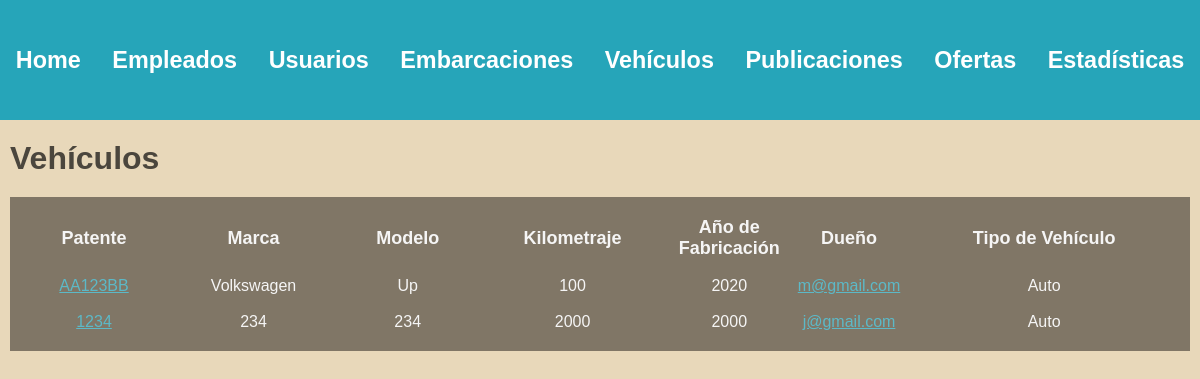
/administrador/vehiculos/ (signed in), run on an earlier commit of the app's database.
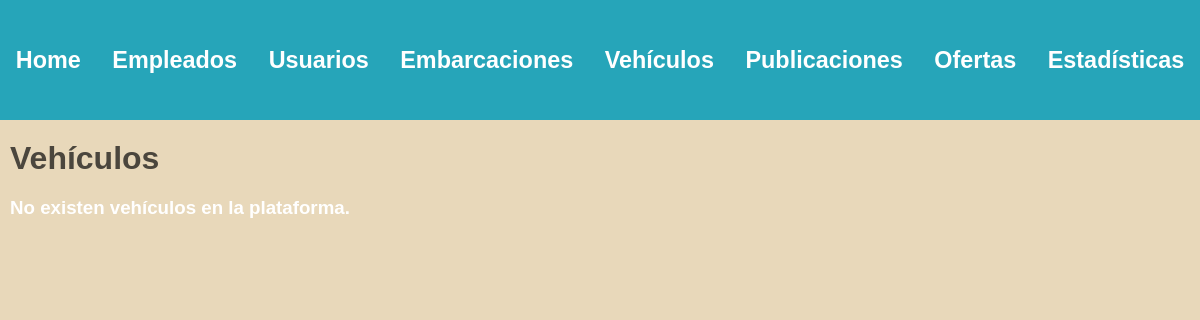
And on a later commit of the database.
### vehiculos/models.py (models this page shows)
class Vehiculo(models.Model):
    patente = models.CharField(max_length=100, unique=True)
    marca = models.CharField(max_length=100)
    modelo = models.CharField(max_length=100)
    tipo = models.ForeignKey(TipoVehiculo, on_delete=models.SET_NULL, null=True)
    año_fabricacion = models.DecimalField(max_digits=4, decimal_places=0, default=2000)
    kilometraje = models.DecimalField(max_digits=10, decimal_places=0, default=0)
    dueño = models.ForeignKey(Usuario, on_delete=models.CASCADE)

class TipoVehiculo(models.Model):
    clase = models.CharField(max_length=50, unique=True)

### usuarios/models.py (models this page shows, shortened)
class Usuario(AbstractBaseUser, PermissionsMixin):
    nombre = models.CharField(max_length=50)
    apellido = models.CharField(max_length=50)
    fecha_nacimiento = models.DateField()
    telefono = models.CharField(max_length=13)
    mail = models.EmailField(max_length=50, unique=True)
    password = models.CharField(max_length=128)
    is_staff= models.BooleanField(default=False)
    is_blocked= models.BooleanField(default=False)
    USERNAME_FIELD = 'mail'
    REQUIRED_FIELDS = ['nombre', 'apellido', 'fecha_nacimiento', 'telefono']

### administrador/views.py (the view)
# urls.py: path('administrador/vehiculos/', views.listar_vehiculos, name='lista vehiculos'),
@login_required(login_url=reverse_lazy('home'))
def listar_vehiculos(request):
    user = request.user
    if not user.is_superuser:
        return redirect('home')
    vehiculos = Vehiculo.objects.exclude(patente__startswith='*')
    return render(request, 'vehicles.html', {'vehiculos': vehiculos})

### autenticacion/backend.py (called while the page is built)
    def get_user(self, user_id):
        UserModel = get_user_model()
        try:
            return UserModel.objects.get(pk=user_id)
        except UserModel.DoesNotExist:
            return None

### administrador/templates/vehicles.html (shortened to what this page needs)
{% extends 'layouts/navbar.html' %}
{% block content %}
<div class="header">
    <h1>Vehículos</h1>
</div>
{% if vehiculos %}
    <table>
        <thead>
            <tr>
                <th>Patente</th>
                <th>Marca</th>
                <th>Modelo</th>
                <th>Kilometraje</th>
                <th>Año de Fabricación</th>
                <th>Dueño</th>
                <th>Tipo de Vehículo</th>
            </tr>
        </thead>
        <tbody>
            {% for vehiculo in vehiculos %}
                <tr>
                    <td>
                        <a href="{% url 'ver detalle vehiculo' vehiculo.id 0 %}"> {{vehiculo.patente}} </a>
                    </td>
                    <td>{{ vehiculo.marca }}</td>
                    <td>{{ vehiculo.modelo }}</td>
                    <td>{{ vehiculo.kilometraje }}</td>
                    <td>{{ vehiculo.año_fabricacion }}</td>
                    <td>
                        <a href="{% url 'ver perfil' vehiculo.dueño.id %}"> {{vehiculo.dueño}} </a>
                    </td>
                    <td>{{ vehiculo.tipo.clase }}</td>
                </tr>
            {% endfor %}
        </tbody>
    </table>
{% else %}
    <h3>No existen vehículos en la plataforma.</h3>
{% endif %}
{% endblock %}

### administrador/templates/layouts/navbar.html (shortened to what this page needs)
{% load static %}
<!DOCTYPE html>
<html lang="en">
<head>
    <link rel="stylesheet" href="{% static 'styles/main.css' %}">
</head>
<body>
    <div class="wrapper">
        <nav class="navbar">
            <ul>
                <li>
                    <a href="{% url 'home' %}">
                        <h3>Home</h3>
                    </a>
                </li>
                <li>
                    <a href="{% url 'lista empleados' %}">
                        <h3>Empleados</h3>
                    </a>
                </li>
                <li>
                    <a href="{% url 'lista usuarios' %}">
                        <h3>Usuarios</h3>
                    </a>
                </li>
                <li>
                    <a href="{% url 'lista embarcaciones' %}">
                        <h3>Embarcaciones</h3>
                    </a>
                </li>
                <li>
                    <a href="{% url 'lista vehiculos' %}">
                        <h3>Vehículos</h3>
                    </a>
                </li>
                <li>
                    <a>
                        <h3>Publicaciones</h3>
                    </a>
                </li>
                <li>
                    <a href="{% url 'lista ofertas' %}">
                        <h3>Ofertas</h3>
                    </a>
                </li>
                <li>
                    <a>
                        <h3>Estadísticas</h3>
                    </a>
                </li>
            </ul>
        </nav>
    </div>
    <main class="container">
        {% block content %}
        {% endblock %}
    </main>
</body>
</html>

### administrador/static/styles/main.css (style rules this page uses)
:root { --azul1: #6785b4; --azul2: #26a5b9; --azul3: #a9cecf; --gris: #c4c4be8c; --arena: #c8baa0; }
body { background: #e8d8ba; color: rgb(255, 255, 255); font-family: arial; margin: 0; }
.wrapper { background: #26a5b9; }
.navbar { max-width: 1400px; height: 120px; background: #26a5b9; margin: 0 auto; display: flex; align-items: center; }
.navbar ul { display: flex; justify-content: space-between; margin-top: 0px; margin-bottom: 0px; padding: 0; width: 100%; }
.navbar ul li { list-style: none; text-align: center; flex-grow: 1; }
.navbar ul li a { color: white; font-size: 20px; text-decoration: none; }
.container { max-width: 1200px; margin: auto; padding: 20px 10px; }
.header { display: flex; justify-content: space-between; align-items: center; margin-bottom: 20px; }
.header h1 { color: #4b463d; margin: 0; }
a:link, a:visited { color: #5cb9c7; font-size: 16px; }

What changed in the data, as far as the page shows it:
removed Vehiculo: patente "AA123BB", marca "Volkswagen", modelo "Up", kilometraje "100", año_fabricacion "2020", dueño "m@gmail.com", tipo.clase "Auto"
removed Vehiculo: patente "1234", marca "234", modelo "234", kilometraje "2000", año_fabricacion "2000", dueño "j@gmail.com", tipo.clase "Auto"
Also different on the page:
text no longer shown: "Patente Marca Modelo Kilometraje Año de Fabricación Dueño Tipo de Vehículo"
text now shown: "No existen vehículos en la plataforma."
